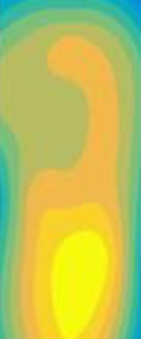
#> input picture input1.png, 141 x 339 px, found by its file name
$ python laplace_demo.py
#> lines starting #> are read from the running program, lines starting #| are printed output that depends on the picture

import cv2 # 我只用它来做图像读写和绘图，没调用它的其它函数哦
import numpy as np # 进行数值计算.
#np.set_printoptions(threshold=np.inf)

# Prewitt 滤波函数
def laplacian(img):

	# 获取图像尺寸
	H, W = img.shape

	# 滤波器系数
	K = np.array([[0., 1., 0.],[1., -4., 1.], [0., 1., 0.]])
	print(type(img))
	re = np.zeros_like(img)
	print(type(re[1,1]))
	img = img.astype("float")
	for i in range(1, img.shape[0] - 1):
		for j in range(1, img.shape[1] - 1):
			if(i==1 and j==1):
				print(img[i-1 : i+2, j-1 : j+2])
				print(K)
				print((img[i-1 : i+2, j-1 : j+2] * K).sum())
			re[i, j] = (img[i-1 : i+2, j-1 : j+2] * K).sum()
			if(i==1 and j==1):
				print(re[i,j])
	print("re:")
	print(re)
	out = re[1:-1, 1:-1]
	#out = np.clip(out, 0, 255)
	return out


# 读取图片
path = 'C:/Users/17865/Desktop/laplace/input/'


file_in = path + 'input1.png'
file_out = path + 'laplacian_filter.jpg'
img = cv2.imread(file_in)
#> img is the input picture: shape (339, 141, 3); mean B, G, R 88.3, 195, 187.8

img = cv2.cvtColor(img, cv2.COLOR_RGB2GRAY)
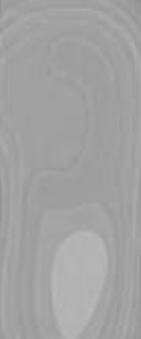
#> img: shape (339, 141); min 141, max 184, mean 162.3
print(img.shape)
#| (339, 141)
print(img)
#> (printed output is left out)
# 调用函数进行sobel滤波
out = laplacian(img)
#| <class 'numpy.ndarray'>
#| <class 'numpy.uint8'>
#> the loop in laplacian, `for i in range(1, img.shape[0] - 1):` made 337 passes
#| [[148. 156. 161.]
#|  [149. 156. 161.]
#|  [150. 156. 161.]]
#| -2.0
#> after the loop in laplacian, `for i in range(1, img.shape[0] - 1):`:
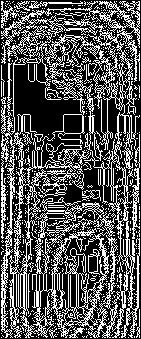
#> re: shape (339, 141); min 0, max 255, mean 86.8
#> (printed output is left out)
#> in laplacian, `out = re[1:-1, 1:-1]`:
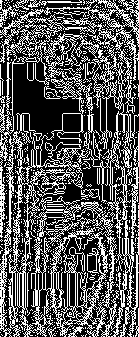
#> out: shape (337, 139); min 0, max 255, mean 88.6


# 保存图片
cv2.imwrite("laplacian_filter.jpg",out)
cv2.imwrite(file_out, out)
#cv2.imshow("result", out)

cv2.waitKey(0)
#cv2.destroyAllWindows()

print(out)
#> (printed output is left out)
H, W = out.shape
#> H = 337; W = 139
ll = 0
for i in range(H):
	for j in range(W):
		#print(out[i,j])
		ll = ll+ out[i,j]
#> after the loop, ll = 4150583
print(ll)
#| 4150583
